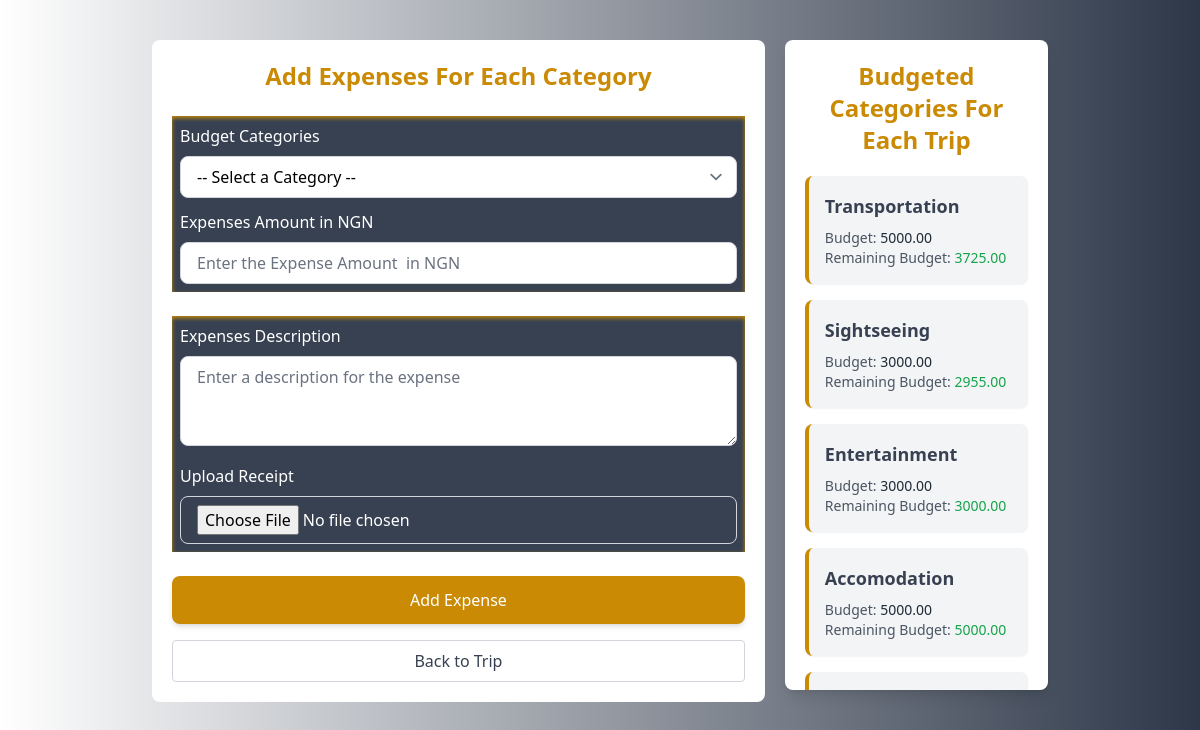
/expenses/1/add-expense/ (signed in), run on the app's committed database.
### userProfile/models.py (models this page shows, shortened)
class User_Profile(models.Model):
    CURRENCY_CHOICES = [
        ('USD', 'US Dollar'),
        ('EUR', 'Euro'),
        ('GBP', 'British Pound'),
        ('JPY', 'Japanese Yen'),
        ('AUD', 'Australian Dollar'),
        ('CAD', 'Canadian Dollar'),
        ('CHF', 'Swiss Franc'),
        ('CNY', 'Chinese Yuan'),
        ('SEK', 'Swedish Krona'),
        ('NZD', 'New Zealand Dollar'),
        ('MXN', 'Mexican Peso'),
        ('SGD', 'Singapore Dollar'),
        ('HKD', 'Hong Kong Dollar'),
        ('NOK', 'Norwegian Krone'),
        ('KRW', 'South Korean Won'),
        ('TRY', 'Turkish Lira'),
        ('INR', 'Indian Rupee'),
        ('RUB', 'Russian Ruble'),
        ('ZAR', 'South African Rand'),
        ('BRL', 'Brazilian Real'),
        ('THB', 'Thai Baht'),
        ('MYR', 'Malaysian Ringgit'),
        ('IDR', 'Indonesian Rupiah'),
        ('PHP', 'Philippine Peso'),
        ('VND', 'Vietnamese Dong'),
        ('ILS', 'Israeli Shekel'),
        ('PLN', 'Polish Zloty'),
        ('AED', 'United Arab Emirates Dirham'),
        ('SAR', 'Saudi Riyal'),
        ('EGP', 'Egyptian Pound'),
        ('PKR', 'Pakistani Rupee'),
        ('BDT', 'Bangladeshi Taka'),
        ('NGN', 'Nigerian Naira'),
        ('KWD', 'Kuwaiti Dinar'),
    ]
    TRAVEL_PREFERENCES = (
        ('adventure', 'Adventure'),
        ('relaxation', 'Relaxation'),
        ('culture', 'Culture'),
        ('nature', 'Nature'),
        ('luxury', 'Luxury'),
        ('others', 'Others')
    )
    TRAVEL_FREQUENCY_CHOICES = (
        ('frequent', 'Frequent (Monthly)'),
        ('occasional', 'Occasional (Quarterly)'),
        ('rare', 'Rare (Yearly)'),
    )
    user = models.OneToOneField(Account, on_delete=models.CASCADE, related_name='profile')
    firstname = models.CharField(max_length=255, null=True, blank=True)
    lastname = models.CharField(max_length=255, null=True, blank=True)
    dob = models.DateField(null=True, blank=True)
    bio = models.TextField( blank=True, null=True)
    preferred_currency = models.CharField(max_length=10, choices=CURRENCY_CHOICES, default='USD', blank=True, null=True)
    travel_preferences = models.CharField(max_length=20, choices=TRAVEL_PREFERENCES, blank=True, null=True)
    travel_frequency = models.CharField(max_length=20, choices=TRAVEL_FREQUENCY_CHOICES, blank=True, null=True)
    image = models.ImageField(upload_to='profile_image', validators=[FileExtensionValidator(['png', 'jpg', 'jpeg'])], blank=True, null=True)
    country = models.CharField(max_length=100, blank=True, null=True)
    city = models.CharField(max_length=100, blank=True, null=True)
    phone_number = models.CharField(
        max_length=15,
        blank=True,
        null=True
    )
    favorite_destinations = models.TextField(blank=True, null=True)
    emergency_contact_name = models.CharField(max_length=100, blank=True, null=True)
    emergency_contact_phone = models.CharField(
        max_length=20,
        blank=True,
        null=True
    )
    complete_profile = models.BooleanField(default=False)

### travel/models.py (models this page shows, shortened)
class CategoryBudget(models.Model):
    trip = models.ForeignKey(Trip, on_delete=models.CASCADE, related_name='category_budgets')  # Link to a trip
    category = models.CharField(max_length=50)  # Name of the category (e.g., Sightseeing)
    budget = models.DecimalField(max_digits=12, decimal_places=2, default=0.00)  # Budget for the category
    def total_expenses(self):
        return sum(expense.amount for expense in self.expenses.all())
    def remaining_budget(self):
        return self.budget - self.total_expenses()

### expenses/views.py (the view)
# urls.py: path('<int:trip_id>/add-expense/', views.add_expense, name='add-expense'),
def add_expense(request, trip_id):
    trip = get_object_or_404(Trip, id=trip_id)
    category_budgets = CategoryBudget.objects.filter(trip=trip).select_related('trip')
    try:
        user_profile = User_Profile.objects.get(user=request.user)
        preferred_currency = user_profile.preferred_currency
        preferred_currency_symbol = CURRENCY_SYMBOLS.get(preferred_currency, preferred_currency)
    except User_Profile.DoesNotExist:
        preferred_currency = None
        preferred_currency_symbol = None
    if request.method == 'POST':
        form = ExpenseForm(request.POST, request.FILES, trip=trip)
        if form.is_valid():
            expense = form.save(commit=False)
            expense.user = request.user
            expense.trip = trip
            expense.save()
            return redirect('expense-list', trip_id=trip.id)
    else:
        form = ExpenseForm(initial={'trip': trip}, trip=trip)
    category_budgets_with_remaining = [
    {
        'category': category.category,
        'category_budget': category.budget,  # Pass only the category name (string)
        'remaining_budget': category.remaining_budget(),
    }
    for category in category_budgets
]
    return render(request, 'expenses/add_expense.html', {
        'form': form,
        'trip': trip,
        'category_budgets': category_budgets_with_remaining,
        'preferred_currency_symbol': preferred_currency_symbol,
        'preferred_currency':preferred_currency,
    })

### expenses/forms.py
class ExpenseForm(forms.ModelForm):
    class Meta:
        model = Expense
        fields = ['category', 'amount', 'description', 'receipt']
    def __init__(self, *args, **kwargs):
        trip = kwargs.pop('trip', None)
        super().__init__(*args, **kwargs)
        if trip:
            self.fields['category'].queryset = CategoryBudget.objects.filter(trip=trip)

### expenses/templates/expenses/add_expense.html (shortened to what this page needs)
{% extends 'Base.html' %}
{% block main %}
<div class="bg-white-gray min-h-screen p-10">
    <div class="md:w-[80%] mx-auto flex flex-col md:flex-row gap-5">
        <div class="bg-white p-5 md:w-[70%] rounded-lg">
            <div class="text-center font-bold text-yellow-600 text-2xl mb-5">
                <h3>Add Expenses For Each Category</h3>
            </div>
            <form method="post" enctype="multipart/form-data" class="space-y-6">
                <div class="bg-gray-700 p-2 text-white shadow-inner shadow-yellow-600 space-y-3">
                    <div>
                        <label for="category" class="block font-medium mb-2">Budget Categories</label>
                        <select name="category" id="category"
                            class="w-full px-4 py-2 border border-gray-300 text-black rounded-lg focus:ring-2 focus:ring-yellow-600 focus:border-transparent"
                            required>
                        <option value="" disabled selected>-- Select a Category --</option>
                        </select>
                    </div>
                    <div>
                        <label for="amount" class="block font-medium mb-2">Expenses Amount {% if preferred_currency %} in {{ preferred_currency }} {% endif %}</label>
                        <input type="number" name="amount" id="amount"
                               class="w-full px-4 py-2 border border-gray-300 text-black rounded-lg focus:ring-2 focus:ring-yellow-600 focus:border-transparent"
                               placeholder="Enter the Expense Amount {% if preferred_currency %} in {{ preferred_currency }} {% endif %}"
                               required />
                    </div>
                </div>
                <div class="bg-gray-700 p-2 text-white shadow-inner shadow-yellow-600 space-y-3">
                    <div>
                        <label for="description" class="block font-medium mb-2">Expenses Description</label>
                        <textarea name="description" id="description" rows="3"
                                  class="w-full px-4 py-2 border border-gray-300 text-black rounded-lg focus:ring-2 focus:ring-yellow-600 focus:border-transparent"
                                  placeholder="Enter a description for the expense" required></textarea>
                    </div>
                    <div>
                        <label for="receipt" class="block font-medium mb-2">Upload Receipt</label>
                        <input type="file" name="receipt" id="receipt"
                               class="w-full px-4 py-2 border border-gray-300 rounded-lg focus:ring-2 focus:ring-yellow-600 focus:border-transparent"
                               accept=".jpg,.jpeg,.png,.pdf,.doc,.docx" />
                    </div>
                </div>
                <div class="text-center flex flex-col">
                    <button type="submit"
                            class="w-full mb-4 bg-yellow-600 hover:bg-yellow-500 text-white font-medium py-3 px-6 rounded-lg shadow-md transition-transform duration-300 ease-in-out transform ">
                        Add Expense
                    </button>
                    <div class="text-center">
                        <a href="{% url 'trip_detail' trip.id %}"
                          class="w-full inline-block bg-white border border-gray-300 text-gray-700 py-2 rounded hover:bg-gray-100 transition">
                            Back to Trip
                        </a>
                  </div>
                </div>
            </form>
        </div>
        <div class="bg-white p-5 md:w-[30%] shadow-lg rounded-lg max-h-[650px] overflow-y-auto">
            <h3 class="text-2xl text-center font-bold text-yellow-600 mb-5">Budgeted Categories For Each Trip</h3>
            <div>
                <ul class="space-y-4">
                    {% for category in category_budgets %}
                        <li class="bg-gray-100 border-l-4 border-yellow-600 p-4 rounded-lg shadow-sm hover:shadow-md hover:bg-yellow-600 transition duration-300 ease-in-out">
                            <h6 class="font-semibold text-gray-700 text-lg mb-2">{{ category.category }}</h6>
                            <p class="text-gray-600 text-sm">
                                Budget: <span class="font-medium text-gray-800">{{ category.category_budget }}</span>
                            </p>
                            <p class="text-gray-600 text-sm">
                                Remaining Budget:
                                <span class="font-medium {% if category.remaining_budget < 0 %}text-red-600{% else %}text-green-600{% endif %}">
                                    {{ category.remaining_budget }}
                                </span>
                            </p>
                        </li>
                    {% endfor %}
                </ul>
            </div>
        </div>
    </div>
</div>
{% endblock %}

### data on the page
User_Profile: preferred_currency "NGN", amount "Enter the Expense Amount in NGN"
CategoryBudget: category "Transportation", category_budget "5000.00"
CategoryBudget: category "Sightseeing", category_budget "3000.00"
CategoryBudget: category "Entertainment", category_budget "3000.00"
CategoryBudget: category "Accomodation", category_budget "5000.00"

### other printed values
{{ category.remaining_budget }} "3725.00" "2955.00" "3000.00" "5000.00"
